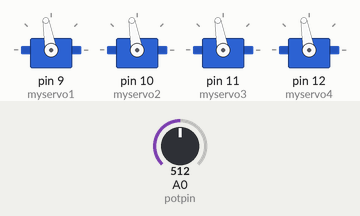
Simulated run of this sketch. Board: Arduino Uno, built with avr-gcc and run on an emulated ATmega328P. On the bench: 4 × servo. Inputs (shaded band) come from the test bench; at power-on: A0 (potpin) = 512.

Above: at 1.2 s.
1.3 s: A0 (potpin) set to 716
At 1.9 s:
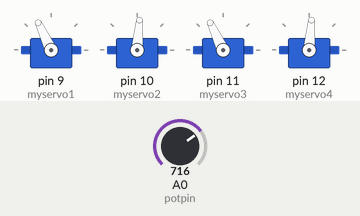
2.8 s: A0 (potpin) set to 900
At 3.2 s:
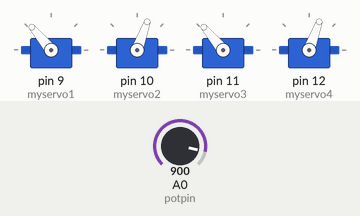
4.3 s: A0 (potpin) set to 1023
At 5.5 s:
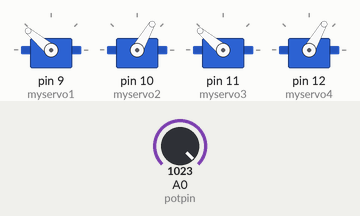
5.8 s: A0 (potpin) set to 511
At 6.9 s:
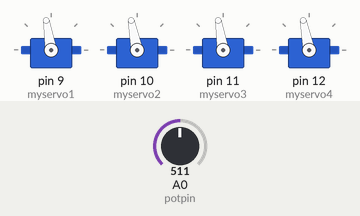
7.3 s: A0 (potpin) set to 122
At 7.6 s:
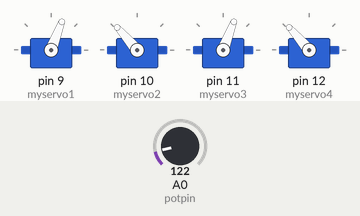
Timing chart, 0 to 9.8 s (numbered marks = the images above; inputs shaded):
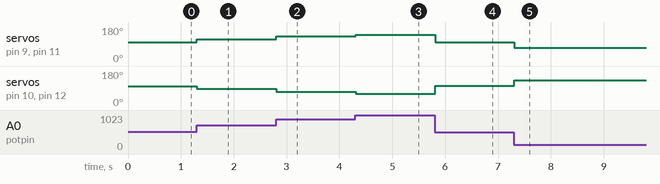

Measured:
- after the input at 1.3 s, servo on pin 9 (myservo1), servo on pin 11 (myservo3): 100° → 115° at once; servo on pin 10 (myservo2), servo on pin 12 (myservo4): 100° → 85° at once
- after the input at 2.8 s, servo on pin 9 (myservo1), servo on pin 11 (myservo3): 115° → 130° at once; servo on pin 10 (myservo2), servo on pin 12 (myservo4): 85° → 70° at once
- after the input at 4.3 s, servo on pin 9 (myservo1), servo on pin 11 (myservo3): 130° → 140° at once; servo on pin 10 (myservo2), servo on pin 12 (myservo4): 70° → 60° at once
- after the input at 5.8 s, servo on pin 9 (myservo1), servo on pin 11 (myservo3): 140° → 99° at once; servo on pin 10 (myservo2), servo on pin 12 (myservo4): 60° → 101° at once
- after the input at 7.3 s, servo on pin 9 (myservo1), servo on pin 11 (myservo3): 99° → 69° at once; servo on pin 10 (myservo2), servo on pin 12 (myservo4): 101° → 131° at once

The sketch:

Knob_snake.ino
```cpp
// Controlling a servo position using a potentiometer (variable resistor)
// by Michal Rinott <http://people.interaction-ivrea.it/m.rinott>

#include <Servo.h>

Servo myservo1;  // create servo object to control a servo
Servo myservo2;  // create servo object to control a servo
Servo myservo3;  // create servo object to control a servo
Servo myservo4;  // create servo object to control a servo

int potpin = 0;  // analog pin used to connect the potentiometer
int val;
int val1 = 100;    // variable to read the value from the analog pin
int val2= 100;    // variable to read the value from the analog pin

void setup()
{ Serial.begin(9600);
  myservo1.attach(9);  // attaches the servo on pin 9 to the servo object
    myservo2.attach(10);  // attaches the servo on pin 9 to the servo object
      myservo3.attach(11);  // attaches the servo on pin 9 to the servo object
        myservo4.attach(12);  // attaches the servo on pin 9 to the servo object

}

void loop()
{
  val = analogRead(potpin);            // reads the value of the potentiometer (value between 0 and 1023)
  val1 = map(val, 0, 1023, 60, 140);     // scale it to use it with the servo (value between 0 and 180)
    val2 = map(val, 0, 1023, 140,60);     // scale it to use it with the servo (value between 0 and 180)
  myservo1.write(val1);                  // sets the servo position according to the scaled value
    myservo3.write(val1);                  // sets the servo position according to the scaled value
      myservo2.write(val2);                  // sets the servo position according to the scaled value
        myservo4.write(val2);                  // sets the servo position according to the scaled value
  //Serial.println(val1);
  delay(15);                           // waits for the servo to get there
}

//first in line: 136 to 60
//second 130 to 60
//33 to 130
//42 to 120
//hook up ground in series
```
